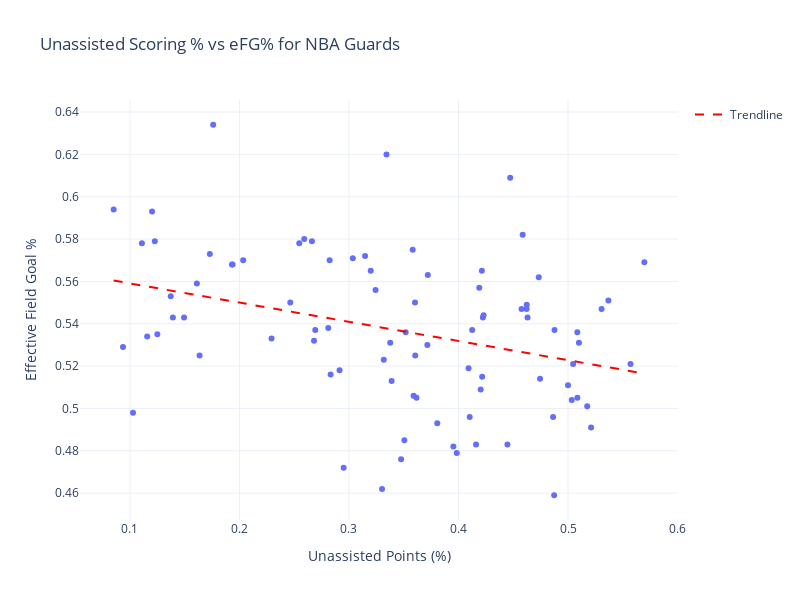

This figure's notebook cell:
### Code cell
x = cleaned['Unassisted%']
y = cleaned['eFG%']

m, b = np.polyfit(x, y, 1)
line_x = np.linspace(x.min(), x.max(), 100)
line_y = m * line_x + b

fig = px.scatter(
    cleaned,
    x='Unassisted%',
    y='eFG%',
    hover_name='Player',
    title='Unassisted Scoring % vs eFG% for NBA Guards',
    labels={
        'Unassisted%': 'Unassisted Points (%)',
        'eFG%': 'Effective Field Goal %'
    },
    width=800,
    height=600
)

fig.add_trace(
    go.Scatter(
        x=line_x,
        y=line_y,
        mode='lines',
        name='Trendline',
        line=dict(color='red', dash='dash')
    )
)

fig.update_layout(template='plotly_white')
fig.show()

### Figure 1 — Plotly figure (JSON) as saved in the notebook; plotly's stock layout.template omitted (floating-point values rounded to 4 significant figures)
{"data": [{"hovertemplate": "<b>%{hovertext}</b><br><br>Unassisted Points (%)=%{x}<br>Effective Field Goal %=%{y}<extra></extra>", "hovertext": ["Amen Thompson", "Andrew Nembhard", "Anfernee Simons", "Anthony Edwards", "Austin Reaves", "Bennedict Mathurin", "Bilal Coulibaly", "Bogdan Bogdanović", "Bradley Beal", "Brandin Podziemski", "Bub Carrington", "CJ McCollum", "Cade Cunningham", "Cason Wallace", "Chris Paul", "Christian Braun", "Coby White", "Collin Sexton", "D'Angelo Russell", "Damian Lillard", "Darius Garland", "Davion Mitchell", "De'Aaron Fox", "De'Andre Hunter", "DeMar DeRozan", "Dennis Schröder", "Derrick White", "Desmond Bane", "Devin Booker", "Devin Vassell", "Dillon Brooks", "Donovan Mitchell", "Donte DiVincenzo", "Dyson Daniels", "Fred VanVleet", "Gary Trent Jr.", "Gradey Dick", "Isaiah Collier", "Ja Morant", "Jalen Brunson", "Jalen Green", "Jalen Williams", "Jamal Murray", "James Harden", "Jaylen Brown", "Jayson Tatum", "Jordan Poole", "Josh Giddey", "Josh Green", "Josh Hart", "Jrue Holiday", "Kelly Oubre Jr.", "Kentavious Caldwell-Pope", "Keyonte George", "Klay Thompson", "Kyrie Irving", "Luguentz Dort", "Luka Dončić", "Malik Beasley", "Malik Monk", "Max Christie", "Max Strus", "Mikal Bridges", "Nickeil Alexander-Walker", "Norman Powell", "OG Anunoby", "Ochai Agbaji", "Payton Pritchard", "Quentin Grimes", "RJ Barrett", "Russell Westbrook", "Scoot Henderson", "Scottie Barnes", "Shaedon Sharpe", "Shai Gilgeous-Alexander", "Spencer Dinwiddie", "Stephen Curry", "Stephon Castle", "Terry Rozier", "Tim Hardaway Jr.", "Trae Young", "Tyler Herro", "Tyrese Haliburton", "Tyrese Maxey", "Tyus Jones", "Zach LaVine"], "legendgroup": "", "marker": {"color": "#636efa", "symbol": "circle"}, "mode": "markers", "name": "", "orientation": "v", "showlegend": false, "type": "scatter", "x": [0.3582, 0.359, 0.5047, 0.4576, 0.3243, 0.2832, 0.2951, 0.1157, 0.3035, 0.2692, 0.3806, 0.3716, 0.5571, 0.2464, 0.5307, 0.176, 0.3603, 0.4223, 0.3984, 0.4622, 0.4733, 0.419, 0.4745, 0.1729, 0.4203, 0.416, 0.2591, 0.4214, 0.3605, 0.2681, 0.2293, 0.51, 0.1932, 0.3518, 0.4447, 0.1937, 0.1028, 0.4874, 0.5034, 0.5369, 0.5086, 0.4125, 0.4631, 0.5175, 0.4216, 0.4877, 0.4229, 0.3377, 0.1392, 0.2662, 0.2811, 0.2914, 0.1494, 0.3506, 0.125, 0.4623, 0.1109, 0.5085, 0.1227, 0.339, 0.1635, 0.08511, 0.2034, 0.1372, 0.2546, 0.1611, 0.1202, 0.3343, 0.3199, 0.3318, 0.3617, 0.4102, 0.3953, 0.4092, 0.5697, 0.4864, 0.3147, 0.3476, 0.3302, 0.09364, 0.5211, 0.372, 0.4586, 0.5, 0.2824, 0.4472], "xaxis": "x", "y": [0.575, 0.506, 0.521, 0.547, 0.556, 0.516, 0.472, 0.534, 0.571, 0.537, 0.493, 0.53, 0.521, 0.55, 0.547, 0.634, 0.55, 0.543, 0.479, 0.547, 0.562, 0.557, 0.514, 0.573, 0.509, 0.483, 0.58, 0.565, 0.525, 0.532, 0.533, 0.531, 0.568, 0.536, 0.483, 0.568, 0.498, 0.459, 0.504, 0.551, 0.505, 0.537, 0.543, 0.501, 0.515, 0.537, 0.544, 0.531, 0.543, 0.579, 0.538, 0.518, 0.543, 0.485, 0.535, 0.549, 0.578, 0.536, 0.579, 0.513, 0.525, 0.594, 0.57, 0.553, 0.578, 0.559, 0.593, 0.62, 0.565, 0.523, 0.505, 0.496, 0.482, 0.519, 0.569, 0.496, 0.572, 0.476, 0.462, 0.529, 0.491, 0.563, 0.582, 0.511, 0.57, 0.609], "yaxis": "y"}, {"line": {"color": "red", "dash": "dash"}, "mode": "lines", "name": "Trendline", "type": "scatter", "x": [0.08511, 0.09, 0.0949, 0.09979, 0.1047, 0.1096, 0.1145, 0.1194, 0.1243, 0.1292, 0.1341, 0.139, 0.1438, 0.1487, 0.1536, 0.1585, 0.1634, 0.1683, 0.1732, 0.1781, 0.183, 0.1879, 0.1928, 0.1977, 0.2026, 0.2075, 0.2124, 0.2173, 0.2222, 0.2271, 0.232, 0.2369, 0.2418, 0.2466, 0.2515, 0.2564, 0.2613, 0.2662, 0.2711, 0.276, 0.2809, 0.2858, 0.2907, 0.2956, 0.3005, 0.3054, 0.3103, 0.3152, 0.3201, 0.325, 0.3299, 0.3348, 0.3397, 0.3445, 0.3494, 0.3543, 0.3592, 0.3641, 0.369, 0.3739, 0.3788, 0.3837, 0.3886, 0.3935, 0.3984, 0.4033, 0.4082, 0.4131, 0.418, 0.4229, 0.4278, 0.4327, 0.4376, 0.4425, 0.4473, 0.4522, 0.4571, 0.462, 0.4669, 0.4718, 0.4767, 0.4816, 0.4865, 0.4914, 0.4963, 0.5012, 0.5061, 0.511, 0.5159, 0.5208, 0.5257, 0.5306, 0.5355, 0.5404, 0.5452, 0.5501, 0.555, 0.5599, 0.5648, 0.5697], "y": [0.5604, 0.56, 0.5595, 0.5591, 0.5586, 0.5582, 0.5578, 0.5573, 0.5569, 0.5564, 0.556, 0.5555, 0.5551, 0.5546, 0.5542, 0.5538, 0.5533, 0.5529, 0.5524, 0.552, 0.5515, 0.5511, 0.5507, 0.5502, 0.5498, 0.5493, 0.5489, 0.5484, 0.548, 0.5475, 0.5471, 0.5467, 0.5462, 0.5458, 0.5453, 0.5449, 0.5444, 0.544, 0.5436, 0.5431, 0.5427, 0.5422, 0.5418, 0.5413, 0.5409, 0.5404, 0.54, 0.5396, 0.5391, 0.5387, 0.5382, 0.5378, 0.5373, 0.5369, 0.5365, 0.536, 0.5356, 0.5351, 0.5347, 0.5342, 0.5338, 0.5333, 0.5329, 0.5325, 0.532, 0.5316, 0.5311, 0.5307, 0.5302, 0.5298, 0.5294, 0.5289, 0.5285, 0.528, 0.5276, 0.5271, 0.5267, 0.5262, 0.5258, 0.5254, 0.5249, 0.5245, 0.524, 0.5236, 0.5231, 0.5227, 0.5223, 0.5218, 0.5214, 0.5209, 0.5205, 0.52, 0.5196, 0.5191, 0.5187, 0.5183, 0.5178, 0.5174, 0.5169, 0.5165]}], "layout": {"height": 600, "legend": {"tracegroupgap": 0}, "title": {"text": "Unassisted Scoring % vs eFG% for NBA Guards"}, "width": 800, "xaxis": {"anchor": "y", "domain": [0, 1], "title": {"text": "Unassisted Points (%)"}}, "yaxis": {"anchor": "x", "domain": [0, 1], "title": {"text": "Effective Field Goal %"}}}}
